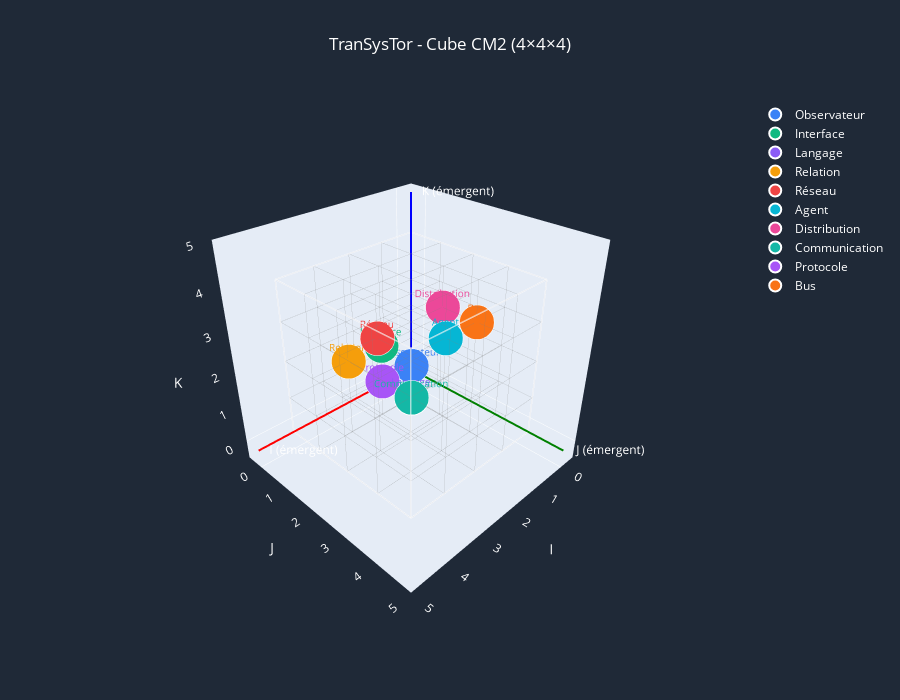

The notebook cell saved with this chart:
### Markdown cell above
## 4. Visualisation 3D du Cube CM2

### Code cell
def create_cube_visualization(principles, show_grid=True, show_axes=True):
    """Crée une visualisation 3D interactive du cube CM2"""
    
    fig = go.Figure()
    
    # Grille 3D (lignes du cube 4x4x4)
    if show_grid:
        grid_lines = []
        
        # Lignes parallèles à I
        for j in range(5):
            for k in range(5):
                grid_lines.extend([[0, j, k], [4, j, k], [None, None, None]])
        
        # Lignes parallèles à J
        for i in range(5):
            for k in range(5):
                grid_lines.extend([[i, 0, k], [i, 4, k], [None, None, None]])
        
        # Lignes parallèles à K
        for i in range(5):
            for j in range(5):
                grid_lines.extend([[i, j, 0], [i, j, 4], [None, None, None]])
        
        x_grid, y_grid, z_grid = zip(*grid_lines)
        
        fig.add_trace(go.Scatter3d(
            x=x_grid, y=y_grid, z=z_grid,
            mode='lines',
            line=dict(color='gray', width=1),
            opacity=0.3,
            name='Grille',
            showlegend=False,
            hoverinfo='skip'
        ))
    
    # Arêtes principales du cube
    edges = [
        [[0,0,0], [4,0,0]], [[0,0,0], [0,4,0]], [[0,0,0], [0,0,4]],
        [[4,4,4], [0,4,4]], [[4,4,4], [4,0,4]], [[4,4,4], [4,4,0]],
        [[4,0,0], [4,4,0]], [[4,0,0], [4,0,4]], [[0,4,0], [4,4,0]],
        [[0,4,0], [0,4,4]], [[0,0,4], [4,0,4]], [[0,0,4], [0,4,4]]
    ]
    
    edge_lines = []
    for edge in edges:
        edge_lines.extend([edge[0], edge[1], [None, None, None]])
    
    x_edges, y_edges, z_edges = zip(*edge_lines)
    
    fig.add_trace(go.Scatter3d(
        x=x_edges, y=y_edges, z=z_edges,
        mode='lines',
        line=dict(color='white', width=3),
        opacity=0.6,
        name='Cube',
        showlegend=False,
        hoverinfo='skip'
    ))
    
    # Principes
    for p in principles:
        pos = p['position']
        
        hover_text = f"<b>{p['name']}</b><br>"
        hover_text += f"Couche: {p['layer']}<br>"
        hover_text += f"Position: [{pos[0]}, {pos[1]}, {pos[2]}]<br>"
        hover_text += f"Type: {p['type']}<br>"
        hover_text += f"<br>{p['description']}"
        
        if 'combination' in p:
            hover_text += f"<br><br>Combinaison: {p['combination']}"
        
        fig.add_trace(go.Scatter3d(
            x=[pos[0]], y=[pos[1]], z=[pos[2]],
            mode='markers+text',
            marker=dict(
                size=12,
                color=p['color'],
                line=dict(color='white', width=2)
            ),
            text=[p['name']],
            textposition='top center',
            textfont=dict(size=10, color=p['color']),
            name=p['name'],
            hovertext=hover_text,
            hoverinfo='text'
        ))
    
    # Axes
    if show_axes:
        fig.add_trace(go.Scatter3d(
            x=[0, 5], y=[0, 0], z=[0, 0],
            mode='lines+text',
            line=dict(color='red', width=4),
            text=['', 'I (émergent)'],
            textposition='middle right',
            name='Axe I',
            showlegend=False,
            hoverinfo='skip'
        ))
        
        fig.add_trace(go.Scatter3d(
            x=[0, 0], y=[0, 5], z=[0, 0],
            mode='lines+text',
            line=dict(color='green', width=4),
            text=['', 'J (émergent)'],
            textposition='middle right',
            name='Axe J',
            showlegend=False,
            hoverinfo='skip'
        ))
        
        fig.add_trace(go.Scatter3d(
            x=[0, 0], y=[0, 0], z=[0, 5],
            mode='lines+text',
            line=dict(color='blue', width=4),
            text=['', 'K (émergent)'],
            textposition='middle right',
            name='Axe K',
            showlegend=False,
            hoverinfo='skip'
        ))
    
    # Mise en page
    fig.update_layout(
        title={
            'text': 'TranSysTor - Cube CM2 (4×4×4)',
            'x': 0.5,
            'xanchor': 'center'
        },
        scene=dict(
            xaxis=dict(title='I', range=[-0.5, 5], showgrid=False),
            yaxis=dict(title='J', range=[-0.5, 5], showgrid=False),
            zaxis=dict(title='K', range=[-0.5, 5], showgrid=False),
            camera=dict(
                eye=dict(x=1.5, y=1.5, z=1.3),
                center=dict(x=0, y=0, z=0)
            ),
            aspectmode='cube'
        ),
        showlegend=True,
        height=700,
        paper_bgcolor='#1f2937',
        plot_bgcolor='#1f2937',
        font=dict(color='white')
    )
    
    return fig

# Créer et afficher la visualisation
fig_cube = create_cube_visualization(principles_data)
fig_cube.show()

### Figure 1 — Plotly figure (JSON) as saved in the notebook; plotly's stock layout.template omitted (floating-point values rounded to 4 significant figures; data arrays with more than 128 entries replaced by an {"elided": "..."} marker saying what was removed)
{"data": [{"hoverinfo": "skip", "line": {"color": "gray", "width": 1}, "mode": "lines", "name": "Grille", "opacity": 0.3, "showlegend": false, "type": "scatter3d", "x": {"elided": "225 int values"}, "y": {"elided": "225 int values"}, "z": {"elided": "225 int values"}}, {"hoverinfo": "skip", "line": {"color": "white", "width": 3}, "mode": "lines", "name": "Cube", "opacity": 0.6, "showlegend": false, "type": "scatter3d", "x": [0, 4, null, 0, 0, null, 0, 0, null, 4, 0, null, 4, 4, null, 4, 4, null, 4, 4, null, 4, 4, null, 0, 4, null, 0, 0, null, 0, 4, null, 0, 0, null], "y": [0, 0, null, 0, 4, null, 0, 0, null, 4, 4, null, 4, 0, null, 4, 4, null, 0, 4, null, 0, 0, null, 4, 4, null, 4, 4, null, 0, 0, null, 0, 4, null], "z": [0, 0, null, 0, 0, null, 0, 4, null, 4, 4, null, 4, 4, null, 4, 0, null, 0, 0, null, 0, 4, null, 0, 0, null, 0, 4, null, 4, 4, null, 4, 4, null]}, {"hoverinfo": "text", "hovertext": "<b>Observateur</b><br>Couche: CM1<br>Position: [1, 1, 1]<br>Type: MetaClass ∈ CM1<br><br>Point de départ anthropocentrique, applicable universellement", "marker": {"color": "#3b82f6", "line": {"color": "white", "width": 2}, "size": 12}, "mode": "markers+text", "name": "Observateur", "text": ["Observateur"], "textfont": {"color": "#3b82f6", "size": 10}, "textposition": "top center", "type": "scatter3d", "x": [1], "y": [1], "z": [1]}, {"hoverinfo": "text", "hovertext": "<b>Interface</b><br>Couche: CM1<br>Position: [2, 1, 2]<br>Type: MetaClass ∈ CM1<br><br>Médiation entre systèmes, substrat de Relation", "marker": {"color": "#10b981", "line": {"color": "white", "width": 2}, "size": 12}, "mode": "markers+text", "name": "Interface", "text": ["Interface"], "textfont": {"color": "#10b981", "size": 10}, "textposition": "top center", "type": "scatter3d", "x": [2], "y": [1], "z": [2]}, {"hoverinfo": "text", "hovertext": "<b>Langage</b><br>Couche: CM1<br>Position: [2, 2, 1]<br>Type: MetaClass ∈ CM1<br><br>Interface d'échange avec propriété Échange", "marker": {"color": "#8b5cf6", "line": {"color": "white", "width": 2}, "size": 12}, "mode": "markers+text", "name": "Langage", "text": ["Langage"], "textfont": {"color": "#8b5cf6", "size": 10}, "textposition": "top center", "type": "scatter3d", "x": [2], "y": [2], "z": [1]}, {"hoverinfo": "text", "hovertext": "<b>Relation</b><br>Couche: CM1<br>Position: [3, 1, 2]<br>Type: MetaClass ∈ CM1<br><br>Principe structurant fondamental", "marker": {"color": "#f59e0b", "line": {"color": "white", "width": 2}, "size": 12}, "mode": "markers+text", "name": "Relation", "text": ["Relation"], "textfont": {"color": "#f59e0b", "size": 10}, "textposition": "top center", "type": "scatter3d", "x": [3], "y": [1], "z": [2]}, {"hoverinfo": "text", "hovertext": "<b>Réseau</b><br>Couche: CM1<br>Position: [3, 2, 3]<br>Type: MetaClass ∈ CM1<br><br>Structure organisationnelle", "marker": {"color": "#ef4444", "line": {"color": "white", "width": 2}, "size": 12}, "mode": "markers+text", "name": "Réseau", "text": ["Réseau"], "textfont": {"color": "#ef4444", "size": 10}, "textposition": "top center", "type": "scatter3d", "x": [3], "y": [2], "z": [3]}, {"hoverinfo": "text", "hovertext": "<b>Agent</b><br>Couche: CM1<br>Position: [2, 3, 3]<br>Type: MetaClass ∈ CM1<br><br>Entité active avec Rôle", "marker": {"color": "#06b6d4", "line": {"color": "white", "width": 2}, "size": 12}, "mode": "markers+text", "name": "Agent", "text": ["Agent"], "textfont": {"color": "#06b6d4", "size": 10}, "textposition": "top center", "type": "scatter3d", "x": [2], "y": [3], "z": [3]}, {"hoverinfo": "text", "hovertext": "<b>Distribution</b><br>Couche: CM1<br>Position: [1, 2, 3]<br>Type: MetaClass ∈ CM1<br><br>Processus de dispersion/acheminement", "marker": {"color": "#ec4899", "line": {"color": "white", "width": 2}, "size": 12}, "mode": "markers+text", "name": "Distribution", "text": ["Distribution"], "textfont": {"color": "#ec4899", "size": 10}, "textposition": "top center", "type": "scatter3d", "x": [1], "y": [2], "z": [3]}, {"hoverinfo": "text", "hovertext": "<b>Communication</b><br>Couche: CM1<br>Position: [3, 3, 2]<br>Type: MetaClass ∈ CM1<br><br>Processus d'échange informationnel", "marker": {"color": "#14b8a6", "line": {"color": "white", "width": 2}, "size": 12}, "mode": "markers+text", "name": "Communication", "text": ["Communication"], "textfont": {"color": "#14b8a6", "size": 10}, "textposition": "top center", "type": "scatter3d", "x": [3], "y": [3], "z": [2]}, {"hoverinfo": "text", "hovertext": "<b>Protocole</b><br>Couche: CM2<br>Position: [2, 1, 1]<br>Type: Class ∈ CM2<br><br>Instance d'Interface avec règles", "marker": {"color": "#a855f7", "line": {"color": "white", "width": 2}, "size": 12}, "mode": "markers+text", "name": "Protocole", "text": ["Protocole"], "textfont": {"color": "#a855f7", "size": 10}, "textposition": "top center", "type": "scatter3d", "x": [2], "y": [1], "z": [1]}, {"hoverinfo": "text", "hovertext": "<b>Bus</b><br>Couche: CM2<br>Position: [1, 3, 3]<br>Type: Class ∈ CM2<br><br>Combinaison Processus ⊗ Distribution<br><br>Combinaison: Bus = Processus ⊗ Distribution", "marker": {"color": "#f97316", "line": {"color": "white", "width": 2}, "size": 12}, "mode": "markers+text", "name": "Bus", "text": ["Bus"], "textfont": {"color": "#f97316", "size": 10}, "textposition": "top center", "type": "scatter3d", "x": [1], "y": [3], "z": [3]}, {"hoverinfo": "skip", "line": {"color": "red", "width": 4}, "mode": "lines+text", "name": "Axe I", "showlegend": false, "text": ["", "I (émergent)"], "textposition": "middle right", "type": "scatter3d", "x": [0, 5], "y": [0, 0], "z": [0, 0]}, {"hoverinfo": "skip", "line": {"color": "green", "width": 4}, "mode": "lines+text", "name": "Axe J", "showlegend": false, "text": ["", "J (émergent)"], "textposition": "middle right", "type": "scatter3d", "x": [0, 0], "y": [0, 5], "z": [0, 0]}, {"hoverinfo": "skip", "line": {"color": "blue", "width": 4}, "mode": "lines+text", "name": "Axe K", "showlegend": false, "text": ["", "K (émergent)"], "textposition": "middle right", "type": "scatter3d", "x": [0, 0], "y": [0, 0], "z": [0, 5]}], "layout": {"font": {"color": "white"}, "height": 700, "paper_bgcolor": "#1f2937", "plot_bgcolor": "#1f2937", "scene": {"aspectmode": "cube", "camera": {"center": {"x": 0, "y": 0, "z": 0}, "eye": {"x": 1.5, "y": 1.5, "z": 1.3}}, "xaxis": {"range": [-0.5, 5], "showgrid": false, "title": {"text": "I"}}, "yaxis": {"range": [-0.5, 5], "showgrid": false, "title": {"text": "J"}}, "zaxis": {"range": [-0.5, 5], "showgrid": false, "title": {"text": "K"}}}, "showlegend": true, "title": {"text": "TranSysTor - Cube CM2 (4×4×4)", "x": 0.5, "xanchor": "center"}}}
